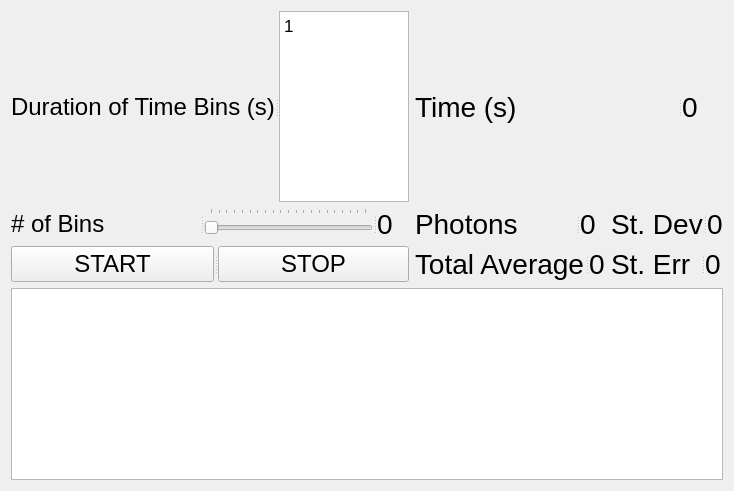
<?xml version="1.0" encoding="UTF-8"?>
<ui version="4.0">
 <class>Form</class>
 <widget class="QWidget" name="Form">
  <property name="geometry">
   <rect>
    <x>0</x>
    <y>0</y>
    <width>734</width>
    <height>491</height>
   </rect>
  </property>
  <property name="windowTitle">
   <string>Form</string>
  </property>
  <layout class="QGridLayout" name="gridLayout">
   <item row="0" column="0">
    <widget class="QSplitter" name="splitter">
     <property name="orientation">
      <enum>Qt::Horizontal</enum>
     </property>
     <widget class="QLabel" name="TSETLabel">
      <property name="font">
       <font>
        <pointsize>18</pointsize>
        <weight>50</weight>
        <bold>false</bold>
       </font>
      </property>
      <property name="text">
       <string>Duration of Time Bins (s)</string>
      </property>
     </widget>
     <widget class="QTextEdit" name="TSETBox">
      <property name="html">
       <string>&lt;!DOCTYPE HTML PUBLIC &quot;-//W3C//DTD HTML 4.0//EN&quot; &quot;http://www.w3.org/TR/REC-html40/strict.dtd&quot;&gt;
&lt;html&gt;&lt;head&gt;&lt;meta name=&quot;qrichtext&quot; content=&quot;1&quot; /&gt;&lt;style type=&quot;text/css&quot;&gt;
p, li { white-space: pre-wrap; }
&lt;/style&gt;&lt;/head&gt;&lt;body style=&quot; font-family:'.SF NS Text'; font-size:13pt; font-weight:400; font-style:normal;&quot;&gt;
&lt;p style=&quot; margin-top:0px; margin-bottom:0px; margin-left:0px; margin-right:0px; -qt-block-indent:0; text-indent:0px;&quot;&gt;1&lt;/p&gt;
&lt;p style=&quot;-qt-paragraph-type:empty; margin-top:0px; margin-bottom:0px; margin-left:0px; margin-right:0px; -qt-block-indent:0; text-indent:0px;&quot;&gt;&lt;br /&gt;&lt;/p&gt;&lt;/body&gt;&lt;/html&gt;</string>
      </property>
     </widget>
    </widget>
   </item>
   <item row="0" column="1" colspan="2">
    <widget class="QSplitter" name="splitter_3">
     <property name="orientation">
      <enum>Qt::Horizontal</enum>
     </property>
     <widget class="QLabel" name="TimeLabel">
      <property name="font">
       <font>
        <pointsize>21</pointsize>
       </font>
      </property>
      <property name="text">
       <string>Time (s)</string>
      </property>
     </widget>
     <widget class="QLabel" name="TimeVL">
      <property name="font">
       <font>
        <pointsize>21</pointsize>
       </font>
      </property>
      <property name="text">
       <string>0</string>
      </property>
     </widget>
    </widget>
   </item>
   <item row="1" column="0">
    <widget class="QSplitter" name="splitter_8">
     <property name="orientation">
      <enum>Qt::Horizontal</enum>
     </property>
     <widget class="QLabel" name="NPERLabel">
      <property name="font">
       <font>
        <pointsize>18</pointsize>
        <weight>50</weight>
        <bold>false</bold>
       </font>
      </property>
      <property name="text">
       <string># of Bins</string>
      </property>
     </widget>
     <widget class="QSlider" name="NPERSlider">
      <property name="minimum">
       <number>1</number>
      </property>
      <property name="maximum">
       <number>2000</number>
      </property>
      <property name="value">
       <number>1</number>
      </property>
      <property name="orientation">
       <enum>Qt::Horizontal</enum>
      </property>
      <property name="tickPosition">
       <enum>QSlider::TicksAbove</enum>
      </property>
      <property name="tickInterval">
       <number>100</number>
      </property>
     </widget>
     <widget class="QLabel" name="NPerVL">
      <property name="font">
       <font>
        <pointsize>21</pointsize>
       </font>
      </property>
      <property name="text">
       <string>0</string>
      </property>
     </widget>
    </widget>
   </item>
   <item row="1" column="1">
    <widget class="QSplitter" name="splitter_4">
     <property name="orientation">
      <enum>Qt::Horizontal</enum>
     </property>
     <widget class="QLabel" name="PhotonLabel">
      <property name="font">
       <font>
        <pointsize>21</pointsize>
       </font>
      </property>
      <property name="text">
       <string>Photons</string>
      </property>
     </widget>
     <widget class="QLabel" name="PhotonVL">
      <property name="font">
       <font>
        <pointsize>21</pointsize>
       </font>
      </property>
      <property name="text">
       <string>0</string>
      </property>
     </widget>
    </widget>
   </item>
   <item row="1" column="2">
    <widget class="QSplitter" name="splitter_5">
     <property name="orientation">
      <enum>Qt::Horizontal</enum>
     </property>
     <widget class="QLabel" name="StDevLabel">
      <property name="font">
       <font>
        <pointsize>21</pointsize>
       </font>
      </property>
      <property name="text">
       <string>St. Dev</string>
      </property>
     </widget>
     <widget class="QLabel" name="StDevVL">
      <property name="font">
       <font>
        <pointsize>21</pointsize>
       </font>
      </property>
      <property name="text">
       <string>0</string>
      </property>
     </widget>
    </widget>
   </item>
   <item row="2" column="0">
    <widget class="QSplitter" name="splitter_2">
     <property name="orientation">
      <enum>Qt::Horizontal</enum>
     </property>
     <widget class="QPushButton" name="StartBtn">
      <property name="font">
       <font>
        <pointsize>18</pointsize>
       </font>
      </property>
      <property name="text">
       <string>START</string>
      </property>
     </widget>
     <widget class="QPushButton" name="StopBtn">
      <property name="font">
       <font>
        <pointsize>18</pointsize>
       </font>
      </property>
      <property name="text">
       <string>STOP</string>
      </property>
     </widget>
    </widget>
   </item>
   <item row="2" column="1">
    <widget class="QSplitter" name="splitter_7">
     <property name="orientation">
      <enum>Qt::Horizontal</enum>
     </property>
     <widget class="QLabel" name="TotAvgLabel">
      <property name="font">
       <font>
        <pointsize>21</pointsize>
       </font>
      </property>
      <property name="text">
       <string>Total Average</string>
      </property>
     </widget>
     <widget class="QLabel" name="TotAvgVL">
      <property name="font">
       <font>
        <pointsize>21</pointsize>
       </font>
      </property>
      <property name="text">
       <string>0</string>
      </property>
     </widget>
    </widget>
   </item>
   <item row="2" column="2">
    <widget class="QSplitter" name="splitter_6">
     <property name="orientation">
      <enum>Qt::Horizontal</enum>
     </property>
     <widget class="QLabel" name="StErrLabel">
      <property name="font">
       <font>
        <pointsize>21</pointsize>
       </font>
      </property>
      <property name="text">
       <string>St. Err</string>
      </property>
     </widget>
     <widget class="QLabel" name="StErrVL">
      <property name="font">
       <font>
        <pointsize>21</pointsize>
       </font>
      </property>
      <property name="text">
       <string>0</string>
      </property>
     </widget>
    </widget>
   </item>
   <item row="3" column="0" colspan="3">
    <widget class="QGraphicsView" name="Graph"/>
   </item>
  </layout>
 </widget>
 <resources/>
 <connections>
  <connection>
   <sender>NPERSlider</sender>
   <signal>valueChanged(int)</signal>
   <receiver>NPerVL</receiver>
   <slot>setNum(int)</slot>
   <hints>
    <hint type="sourcelabel">
     <x>249</x>
     <y>220</y>
    </hint>
    <hint type="destinationlabel">
     <x>362</x>
     <y>219</y>
    </hint>
   </hints>
  </connection>
 </connections>
</ui>
